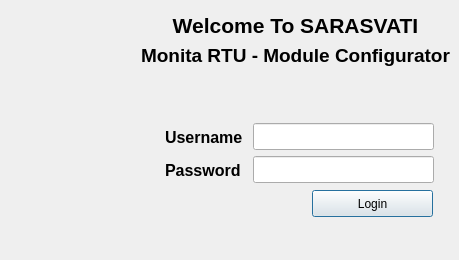
<?xml version="1.0" encoding="UTF-8"?>
<ui version="4.0">
 <class>loginForm</class>
 <widget class="QDialog" name="loginForm">
  <property name="geometry">
   <rect>
    <x>0</x>
    <y>0</y>
    <width>459</width>
    <height>260</height>
   </rect>
  </property>
  <property name="minimumSize">
   <size>
    <width>459</width>
    <height>260</height>
   </size>
  </property>
  <property name="maximumSize">
   <size>
    <width>459</width>
    <height>260</height>
   </size>
  </property>
  <property name="windowTitle">
   <string>Dialog</string>
  </property>
  <property name="windowIcon">
   <iconset resource="../image.qrc">
    <normaloff>:/new/prefix1/image/icon-daun-biru.png</normaloff>:/new/prefix1/image/icon-daun-biru.png</iconset>
  </property>
  <widget class="QPushButton" name="loginButton">
   <property name="geometry">
    <rect>
     <x>312</x>
     <y>190</y>
     <width>121</width>
     <height>27</height>
    </rect>
   </property>
   <property name="text">
    <string>Login</string>
   </property>
  </widget>
  <widget class="QWidget" name="layoutWidget">
   <property name="geometry">
    <rect>
     <x>164</x>
     <y>123</y>
     <width>271</width>
     <height>62</height>
    </rect>
   </property>
   <layout class="QGridLayout" name="gridLayout">
    <item row="0" column="0">
     <widget class="QLabel" name="label">
      <property name="minimumSize">
       <size>
        <width>81</width>
        <height>17</height>
       </size>
      </property>
      <property name="maximumSize">
       <size>
        <width>81</width>
        <height>17</height>
       </size>
      </property>
      <property name="font">
       <font>
        <pointsize>12</pointsize>
       </font>
      </property>
      <property name="text">
       <string>&lt;html&gt;&lt;head/&gt;&lt;body&gt;&lt;p&gt;&lt;span style=&quot; font-weight:600;&quot;&gt;Username&lt;/span&gt;&lt;/p&gt;&lt;/body&gt;&lt;/html&gt;</string>
      </property>
     </widget>
    </item>
    <item row="0" column="1">
     <widget class="QLineEdit" name="editUser">
      <property name="minimumSize">
       <size>
        <width>181</width>
        <height>27</height>
       </size>
      </property>
      <property name="maximumSize">
       <size>
        <width>181</width>
        <height>27</height>
       </size>
      </property>
     </widget>
    </item>
    <item row="1" column="0">
     <widget class="QLabel" name="label_2">
      <property name="minimumSize">
       <size>
        <width>81</width>
        <height>17</height>
       </size>
      </property>
      <property name="maximumSize">
       <size>
        <width>81</width>
        <height>17</height>
       </size>
      </property>
      <property name="font">
       <font>
        <pointsize>12</pointsize>
       </font>
      </property>
      <property name="text">
       <string>&lt;html&gt;&lt;head/&gt;&lt;body&gt;&lt;p&gt;&lt;span style=&quot; font-weight:600;&quot;&gt;Password&lt;/span&gt;&lt;/p&gt;&lt;/body&gt;&lt;/html&gt;</string>
      </property>
     </widget>
    </item>
    <item row="1" column="1">
     <widget class="QLineEdit" name="editPass">
      <property name="minimumSize">
       <size>
        <width>181</width>
        <height>27</height>
       </size>
      </property>
      <property name="maximumSize">
       <size>
        <width>181</width>
        <height>27</height>
       </size>
      </property>
     </widget>
    </item>
   </layout>
  </widget>
  <widget class="QLabel" name="label_4">
   <property name="geometry">
    <rect>
     <x>150</x>
     <y>10</y>
     <width>291</width>
     <height>31</height>
    </rect>
   </property>
   <property name="font">
    <font>
     <pointsize>14</pointsize>
    </font>
   </property>
   <property name="text">
    <string>&lt;html&gt;&lt;head/&gt;&lt;body&gt;&lt;p align=&quot;center&quot;&gt;&lt;span style=&quot; font-size:16pt; font-weight:600;&quot;&gt;Welcome To SARASVATI&lt;/span&gt;&lt;/p&gt;&lt;/body&gt;&lt;/html&gt;</string>
   </property>
  </widget>
  <widget class="QLabel" name="label_5">
   <property name="geometry">
    <rect>
     <x>140</x>
     <y>40</y>
     <width>311</width>
     <height>31</height>
    </rect>
   </property>
   <property name="text">
    <string>&lt;html&gt;&lt;head/&gt;&lt;body&gt;&lt;p align=&quot;center&quot;&gt;&lt;span style=&quot; font-size:14pt; font-weight:600;&quot;&gt;Monita RTU - Module Configurator&lt;/span&gt;&lt;/p&gt;&lt;/body&gt;&lt;/html&gt;</string>
   </property>
  </widget>
  <widget class="QLabel" name="loginmage">
   <property name="geometry">
    <rect>
     <x>0</x>
     <y>0</y>
     <width>271</width>
     <height>261</height>
    </rect>
   </property>
   <property name="autoFillBackground">
    <bool>false</bool>
   </property>
   <property name="text">
    <string/>
   </property>
   <property name="pixmap">
    <pixmap resource="../image.qrc">:/new/prefix1/image/module.png</pixmap>
   </property>
   <property name="scaledContents">
    <bool>true</bool>
   </property>
  </widget>
  <zorder>loginmage</zorder>
  <zorder>loginButton</zorder>
  <zorder>layoutWidget</zorder>
  <zorder>label_4</zorder>
  <zorder>label_5</zorder>
 </widget>
 <resources>
  <include location="../image.qrc"/>
 </resources>
 <connections/>
</ui>
